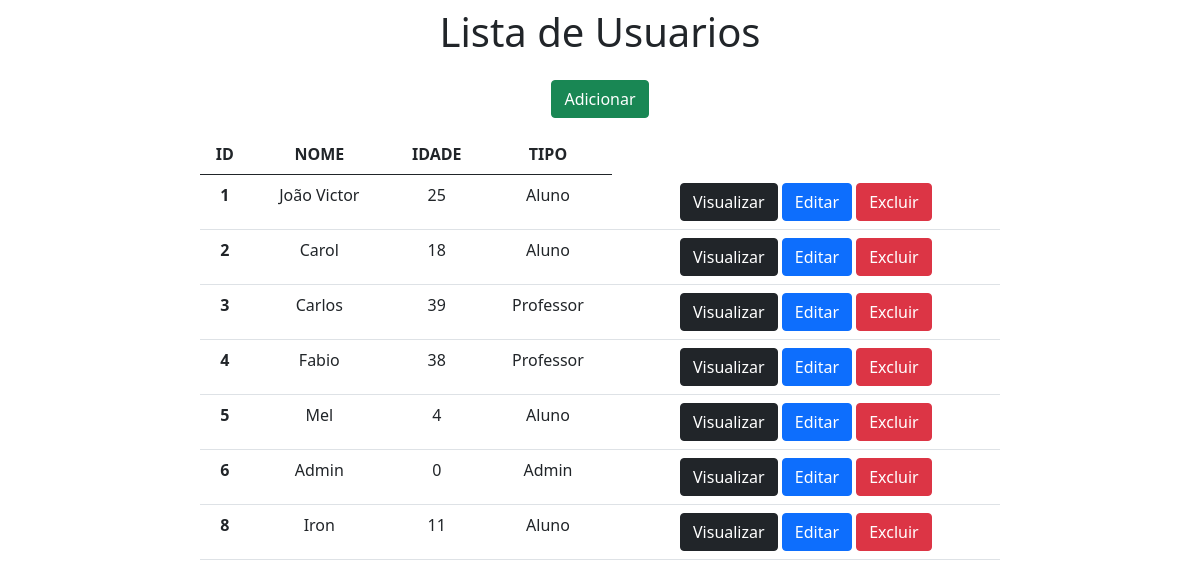
Before: / with the older database file.
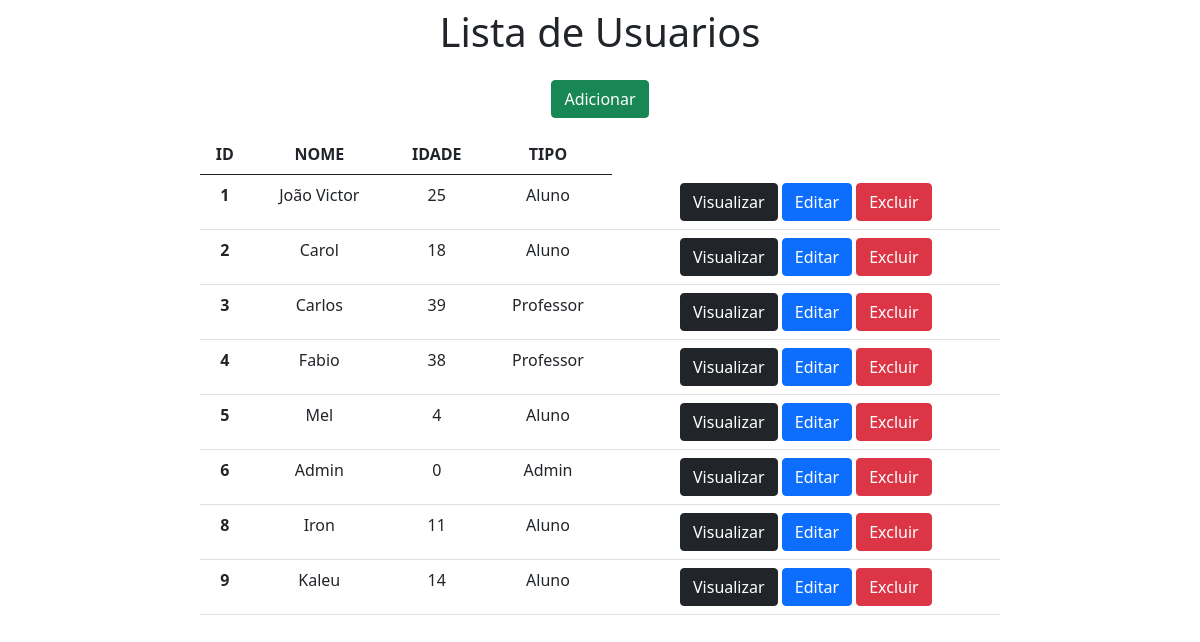
After: the same page with the newer database file.
### app/models.py (models this page shows)
class Usuario(models.Model):
    id_user = models.AutoField(primary_key=True)
    nome = models.CharField(max_length=255)
    idade = models.IntegerField()
    tipo = models.CharField(max_length=255)

### app/views.py (the view)
# urls.py: path('', home, name='home'),
def home(request):
    data = {}
    data['db'] = Usuario.objects.all()
    return render(request,'index.html', data)

### app/templates/index.html (shortened to what this page needs)
<!DOCTYPE html>
<html lang="pt-br">
<head>
    <link href="https://cdn.jsdelivr.net/npm/bootstrap@5.0.2/dist/css/bootstrap.min.css" rel="stylesheet">
</head>
<body>
    <div class="col-8 m-auto pt-2 pb-2 text-center">
        <h1>Lista de Usuarios</h1>
    </div>
    <div class="col-8 m-auto pt-2 pb-2 text-center">
        <a href="/form" class="btn btn-success">Adicionar</a>
    </div>
    <div class="col-8 m-auto pt-2 pb-2 text-center">
        <table class="table">
            <thead>
              <tr>
                <th scope="col">ID</th>
                <th scope="col">NOME</th>
                <th scope="col">IDADE</th>
                <th scope="col">TIPO</th>
              </tr>
            </thead>
            <tbody>
              {% for u in db %}
              <tr>
                <th>{{u.id_user}}</th>
                <td>{{u.nome}}</td>
                <td>{{u.idade}}</td>
                <td>{{u.tipo}}</td>
                <td>
                  <a href="view/{{u.id_user}}" class="btn btn-dark">Visualizar</a>
                  <a href="edit/{{u.id_user}}" class="btn btn-primary">Editar</a>
                  <a href="delete/{{u.id_user}}" class="btn btn-danger">Excluir</a>
                </td>
              </tr>
              {% endfor %}
            </tbody>
        </table>
    </div>
    {% load static %}
</body>
</html>

Changed rows visible on the page:
added Usuario: id_user "9", nome "Kaleu", idade "14", tipo "Aluno"
